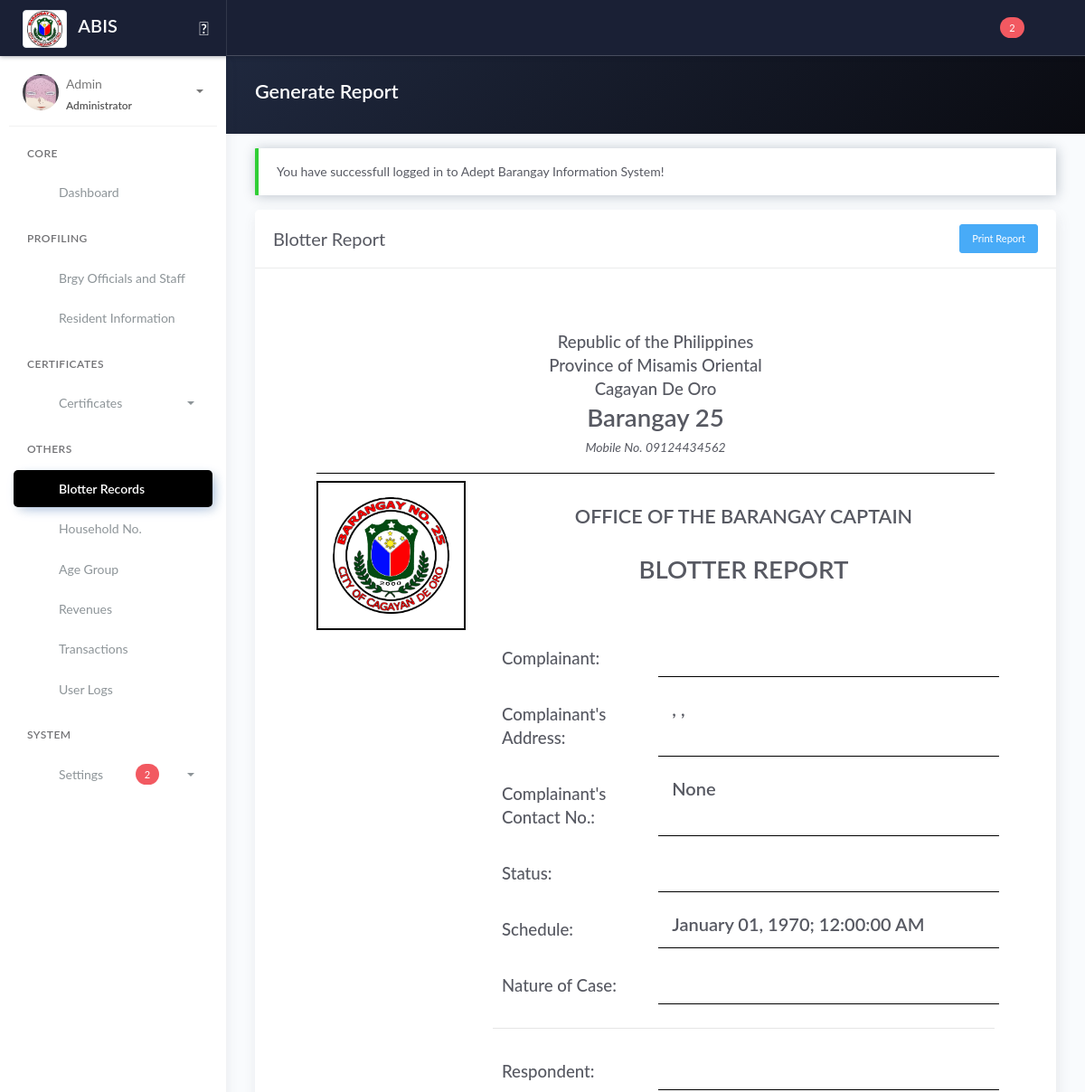
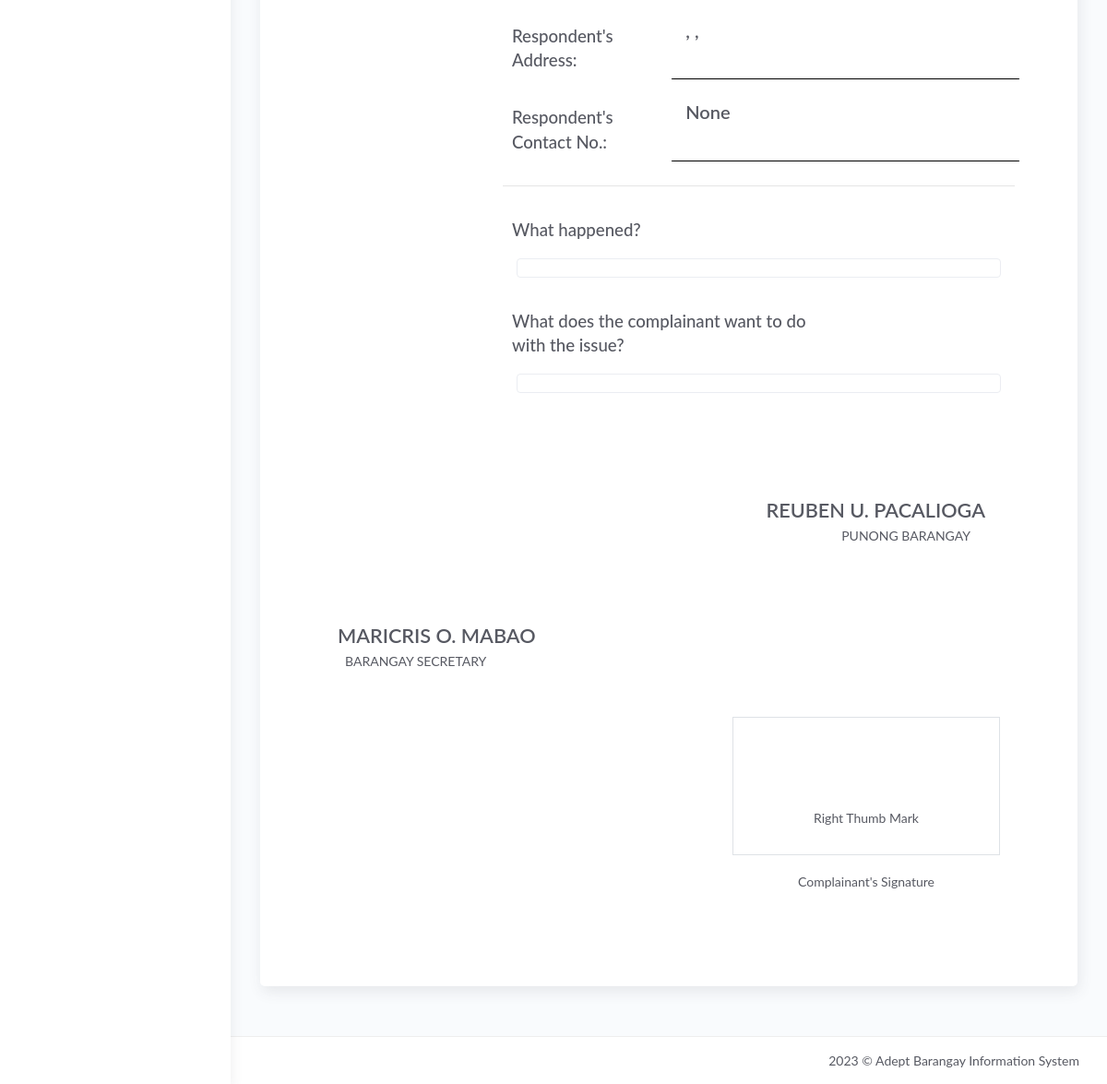
/generate_blotter_report.php (signed in), run on the app's committed database (2 pictures, top to bottom).
### tables this page shows
CREATE TABLE `tblbrgy_info` (
  `id_brgy_info` int(11) NOT NULL,
  `province` varchar(100) DEFAULT NULL,
  `town` varchar(100) DEFAULT NULL,
  `brgy_name` varchar(50) DEFAULT NULL,
  `contact_number` varchar(50) DEFAULT NULL,
  `dashboard_text` text DEFAULT NULL,
  `image` varchar(200) DEFAULT NULL,
  `city_logo` varchar(100) DEFAULT NULL,
  `brgy_logo` varchar(100) DEFAULT NULL
);

CREATE TABLE `tblofficials` (
  `id_officials` int(11) NOT NULL,
  `honorifics` varchar(10) DEFAULT NULL,
  `name` varchar(50) DEFAULT NULL,
  `id_position` varchar(50) DEFAULT NULL,
  `termstart` date DEFAULT NULL,
  `termend` date DEFAULT NULL,
  `status` varchar(20) DEFAULT NULL
);

### generate_blotter_report.php (the view, shortened to what the rows shown need)
<?php include 'server/server.php' ?>
<?php
$c = "SELECT * FROM tblofficials JOIN tblposition ON tblofficials.id_position=tblposition.id_position WHERE tblposition.position='Captain' || tblposition.position='Barangay Chairman'";
$captain = $conn->query($c)->fetch_assoc();
$s = "SELECT * FROM tblofficials JOIN tblposition ON tblofficials.id_position=tblposition.id_position WHERE tblposition.position='Barangay Secretary'";
$sec = $conn->query($s)->fetch_assoc();
?>
<!DOCTYPE html>
<html lang="en">
<head>
    <?php include 'templates/header.php' ?>
</head>
<body>
    <div class="wrapper">
        <?php include 'templates/main-header.php' ?>
        <div class="main-panel">
            <div class="content">
                <div class="panel-header bg-dark-gradient">
                    <div class="page-inner">
                        <div class="d-flex align-items-left align-items-md-center flex-column flex-md-row">
                            <div>
                                <h2 class="text-white fw-bold">Generate Report</h2>
                            </div>
                        </div>
                    </div>
                </div>
                <div class="page-inner">
                    <div class="row mt--2">
                        <div class="col-md-12">
                            <div class="card">
                                <div class="card-body m-5" id="printThis">
                                    <div class="d-flex flex-wrap justify-content-center" style="border-bottom:1px solid black">
                                        <div class="text-center">
                                            <h3 class="mb-0">Republic of the Philippines</h3>
                                            <h3 class="mb-0">Province of <?= ucwords($province) ?></h3>
                                            <h3 class="mb-0"><?= ucwords($town) ?></h3>
                                            <h1 class="fw-bold mb-0"><?= ucwords($brgy) ?></i></h2>
                                                <p><i>Mobile No. <?= $number ?></i></p>
                                        </div>
                                    </div>
                                    <div class="row mt-2">
                                        <div class="col-md-3">
                                            <div class="text-center p-3" style="border:2px solid black">
                                                <img src="assets/uploads/<?= $brgy_logo ?>" class="img-fluid" width="200" />
                                            </div>
                                        </div>
                                        <div class="col-md-9">
                                            <div class="text-center">
                                                <h2 class="mt-4 fw-bold">OFFICE OF THE BARANGAY CAPTAIN</h2>
                                            </div>
                                            <div class="text-center">
                                                <h1 class="mt-4 fw-bold mb-5">BLOTTER REPORT</h1>
                                            </div>
                                        </div>
                                        <div class="pt-5 col-md-12">
                                            <div class="pt-5 p-3 text-right mr-3">
                                                <h2 class="fw-bold mb-0 text-uppercase"><?= ucwords($captain['name']) ?></h2>
                                                <p class="mr-3">PUNONG BARANGAY</p>
                                            </div>
                                            <div class="pt-5 p-3 text-left">
                                                <h2 class="fw-bold mb-0 text-uppercase"><?= empty($sec['name']) ? 'Please Create Official with Secretary Position' : ucwords($sec['name']) ?></h2>
                                                <p class="ml-2">BARANGAY SECRETARY</p>
                                            </div>
                                        </div>
                                    </div>
                                </div>
                            </div>
                        </div>
                    </div>
                </div>
            </div>
        </div>
    </div>
    <?php include 'templates/footer.php' ?>
</body>
</html>

### data on the page
tblbrgy_info: province "Misamis Oriental", town "Cagayan De Oro", brgy_name "Barangay 25", contact_number "09124434562", brgy_logo (picture)
tblofficials: name "REUBEN U. PACALIOGA"
tblofficials: name "MARICRIS O. MABAO"

### other printed values
$resultSupport "2"
$_SESSION['username'] "Admin"
$_SESSION['role'] "Administrator"
$_SESSION['message'] "You have successfull logged in to Adept Barangay Information System!"
date('F d, Y', strtotime($blotter['blotter_date'])) "January 01, 1970"
date('h:i:s A', strtotime($blotter['blotter_time'])) "12:00:00 AM"
